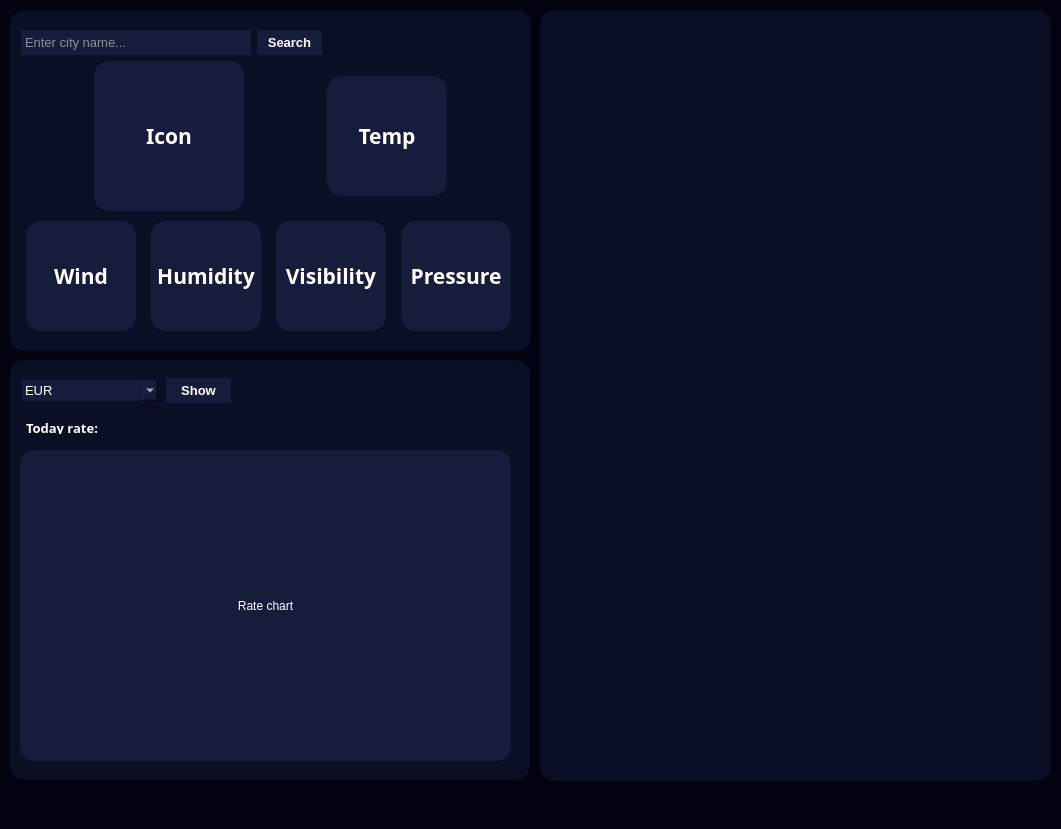
<?xml version="1.0" encoding="UTF-8"?>
<ui version="4.0">
 <class>MainWindow</class>
 <widget class="QMainWindow" name="MainWindow">
  <property name="geometry">
   <rect>
    <x>0</x>
    <y>0</y>
    <width>1061</width>
    <height>829</height>
   </rect>
  </property>
  <property name="windowTitle">
   <string>MainWindow</string>
  </property>
  <property name="styleSheet">
   <string notr="true">background-color: #010311;</string>
  </property>
  <widget class="QWidget" name="centralwidget">
   <widget class="QFrame" name="weatherFrame">
    <property name="geometry">
     <rect>
      <x>10</x>
      <y>10</y>
      <width>521</width>
      <height>341</height>
     </rect>
    </property>
    <property name="layoutDirection">
     <enum>Qt::LeftToRight</enum>
    </property>
    <property name="styleSheet">
     <string notr="true">border: 2px solid #0A0F26;
border-radius: 15px;
background-color: #0A0F26;</string>
    </property>
    <property name="frameShape">
     <enum>QFrame::StyledPanel</enum>
    </property>
    <property name="frameShadow">
     <enum>QFrame::Raised</enum>
    </property>
    <layout class="QVBoxLayout" name="verticalLayout">
     <item>
      <layout class="QVBoxLayout" name="weather">
       <item>
        <layout class="QHBoxLayout" name="horizontalLayout">
         <item>
          <widget class="QLineEdit" name="weatherSearchBar">
           <property name="minimumSize">
            <size>
             <width>230</width>
             <height>25</height>
            </size>
           </property>
           <property name="maximumSize">
            <size>
             <width>230</width>
             <height>25</height>
            </size>
           </property>
           <property name="font">
            <font>
             <family>Arial</family>
             <pointsize>10</pointsize>
            </font>
           </property>
           <property name="styleSheet">
            <string notr="true">background-color:#181C3B;
color: white;
border: 2px solid #181C3B;
border-radius: 15px;</string>
           </property>
           <property name="placeholderText">
            <string>Enter city name...</string>
           </property>
           <property name="clearButtonEnabled">
            <bool>true</bool>
           </property>
          </widget>
         </item>
         <item>
          <widget class="QPushButton" name="weatherSearchBtn">
           <property name="minimumSize">
            <size>
             <width>65</width>
             <height>25</height>
            </size>
           </property>
           <property name="maximumSize">
            <size>
             <width>65</width>
             <height>25</height>
            </size>
           </property>
           <property name="font">
            <font>
             <family>Arial</family>
             <pointsize>10</pointsize>
             <weight>75</weight>
             <bold>true</bold>
            </font>
           </property>
           <property name="styleSheet">
            <string notr="true">background-color:#181C3B;
color: white;
border: 2px solid #181C3B;
border-radius: 15px;</string>
           </property>
           <property name="text">
            <string>Search</string>
           </property>
          </widget>
         </item>
         <item>
          <spacer name="horizontalSpacer">
           <property name="orientation">
            <enum>Qt::Horizontal</enum>
           </property>
           <property name="sizeHint" stdset="0">
            <size>
             <width>40</width>
             <height>20</height>
            </size>
           </property>
          </spacer>
         </item>
        </layout>
       </item>
       <item>
        <layout class="QVBoxLayout" name="weatherToday_2">
         <property name="spacing">
          <number>10</number>
         </property>
         <item>
          <layout class="QHBoxLayout" name="weatherToday">
           <item>
            <widget class="QLabel" name="weatherTodayIcon">
             <property name="minimumSize">
              <size>
               <width>150</width>
               <height>150</height>
              </size>
             </property>
             <property name="maximumSize">
              <size>
               <width>150</width>
               <height>150</height>
              </size>
             </property>
             <property name="font">
              <font>
               <family>Arial Black</family>
               <pointsize>16</pointsize>
               <weight>75</weight>
               <bold>true</bold>
              </font>
             </property>
             <property name="styleSheet">
              <string notr="true">background-color:#181C3B;
color: white;
border: 2px solid #181C3B;
border-radius: 15px;</string>
             </property>
             <property name="text">
              <string>Icon</string>
             </property>
             <property name="alignment">
              <set>Qt::AlignCenter</set>
             </property>
            </widget>
           </item>
           <item>
            <widget class="QLabel" name="weatherTodayTemp">
             <property name="minimumSize">
              <size>
               <width>120</width>
               <height>120</height>
              </size>
             </property>
             <property name="maximumSize">
              <size>
               <width>120</width>
               <height>120</height>
              </size>
             </property>
             <property name="font">
              <font>
               <family>Arial Black</family>
               <pointsize>16</pointsize>
               <weight>75</weight>
               <bold>true</bold>
              </font>
             </property>
             <property name="styleSheet">
              <string notr="true">background-color:#181C3B;
color: white;
border: 2px solid #181C3B;
border-radius: 15px;</string>
             </property>
             <property name="text">
              <string>Temp</string>
             </property>
             <property name="alignment">
              <set>Qt::AlignCenter</set>
             </property>
            </widget>
           </item>
          </layout>
         </item>
         <item>
          <layout class="QGridLayout" name="todayWeatherInfo" rowstretch="0">
           <property name="spacing">
            <number>10</number>
           </property>
           <item row="0" column="2">
            <widget class="QLabel" name="weatherTodayVisibility">
             <property name="minimumSize">
              <size>
               <width>110</width>
               <height>110</height>
              </size>
             </property>
             <property name="maximumSize">
              <size>
               <width>110</width>
               <height>110</height>
              </size>
             </property>
             <property name="font">
              <font>
               <family>Arial Black</family>
               <pointsize>16</pointsize>
               <weight>75</weight>
               <bold>true</bold>
              </font>
             </property>
             <property name="styleSheet">
              <string notr="true">background-color:#181C3B;
color: white;
border: 2px solid #181C3B;
border-radius: 15px;</string>
             </property>
             <property name="text">
              <string>Visibility</string>
             </property>
             <property name="alignment">
              <set>Qt::AlignCenter</set>
             </property>
            </widget>
           </item>
           <item row="0" column="0">
            <widget class="QLabel" name="weatherTodayWind">
             <property name="minimumSize">
              <size>
               <width>110</width>
               <height>110</height>
              </size>
             </property>
             <property name="maximumSize">
              <size>
               <width>110</width>
               <height>110</height>
              </size>
             </property>
             <property name="font">
              <font>
               <family>Arial Black</family>
               <pointsize>16</pointsize>
               <weight>75</weight>
               <bold>true</bold>
              </font>
             </property>
             <property name="styleSheet">
              <string notr="true">background-color:#181C3B;
color: white;
border: 2px solid #181C3B;
border-radius: 15px;</string>
             </property>
             <property name="text">
              <string>Wind</string>
             </property>
             <property name="alignment">
              <set>Qt::AlignCenter</set>
             </property>
            </widget>
           </item>
           <item row="0" column="1">
            <widget class="QLabel" name="weatherTodayHumidity">
             <property name="minimumSize">
              <size>
               <width>110</width>
               <height>110</height>
              </size>
             </property>
             <property name="maximumSize">
              <size>
               <width>110</width>
               <height>110</height>
              </size>
             </property>
             <property name="font">
              <font>
               <family>Arial Black</family>
               <pointsize>16</pointsize>
               <weight>75</weight>
               <bold>true</bold>
              </font>
             </property>
             <property name="styleSheet">
              <string notr="true">background-color:#181C3B;
color: white;
border: 2px solid #181C3B;
border-radius: 15px;</string>
             </property>
             <property name="text">
              <string>Humidity</string>
             </property>
             <property name="alignment">
              <set>Qt::AlignCenter</set>
             </property>
            </widget>
           </item>
           <item row="0" column="3">
            <widget class="QLabel" name="weatherTodayPressure">
             <property name="minimumSize">
              <size>
               <width>110</width>
               <height>110</height>
              </size>
             </property>
             <property name="maximumSize">
              <size>
               <width>110</width>
               <height>110</height>
              </size>
             </property>
             <property name="font">
              <font>
               <family>Arial Black</family>
               <pointsize>16</pointsize>
               <weight>75</weight>
               <bold>true</bold>
              </font>
             </property>
             <property name="styleSheet">
              <string notr="true">background-color:#181C3B;
color: white;
border: 2px solid #181C3B;
border-radius: 15px;</string>
             </property>
             <property name="text">
              <string>Pressure</string>
             </property>
             <property name="alignment">
              <set>Qt::AlignCenter</set>
             </property>
            </widget>
           </item>
          </layout>
         </item>
        </layout>
       </item>
      </layout>
     </item>
    </layout>
   </widget>
   <widget class="QListView" name="newsFrame">
    <property name="geometry">
     <rect>
      <x>540</x>
      <y>10</y>
      <width>511</width>
      <height>771</height>
     </rect>
    </property>
    <property name="styleSheet">
     <string notr="true">border: 2px solid #0A0F26;
border-radius: 15px;
background-color: #0A0F26;</string>
    </property>
   </widget>
   <widget class="QFrame" name="frame">
    <property name="geometry">
     <rect>
      <x>10</x>
      <y>360</y>
      <width>520</width>
      <height>420</height>
     </rect>
    </property>
    <property name="styleSheet">
     <string notr="true">border: 2px solid #0A0F26;
border-radius: 15px;
background-color: #0A0F26;</string>
    </property>
    <property name="frameShape">
     <enum>QFrame::StyledPanel</enum>
    </property>
    <property name="frameShadow">
     <enum>QFrame::Raised</enum>
    </property>
    <widget class="QLabel" name="exchangeToday">
     <property name="geometry">
      <rect>
       <x>10</x>
       <y>60</y>
       <width>311</width>
       <height>16</height>
      </rect>
     </property>
     <property name="font">
      <font>
       <family>Arial Black</family>
       <pointsize>10</pointsize>
       <weight>75</weight>
       <bold>true</bold>
      </font>
     </property>
     <property name="styleSheet">
      <string notr="true">color: white;
background-color: #0A0F26;
</string>
     </property>
     <property name="text">
      <string>Today rate:</string>
     </property>
    </widget>
    <widget class="QLabel" name="exchangeCurrChartExch">
     <property name="geometry">
      <rect>
       <x>10</x>
       <y>90</y>
       <width>491</width>
       <height>311</height>
      </rect>
     </property>
     <property name="styleSheet">
      <string notr="true">background-color:#181C3B;
color: white;
border: 2px solid #181C3B;
border-radius: 15px;</string>
     </property>
     <property name="frameShadow">
      <enum>QFrame::Plain</enum>
     </property>
     <property name="text">
      <string>Rate chart</string>
     </property>
     <property name="alignment">
      <set>Qt::AlignCenter</set>
     </property>
    </widget>
    <widget class="QWidget" name="horizontalLayoutWidget_3">
     <property name="geometry">
      <rect>
       <x>10</x>
       <y>10</y>
       <width>313</width>
       <height>41</height>
      </rect>
     </property>
     <layout class="QHBoxLayout" name="horizontalLayout_3">
      <item>
       <widget class="QComboBox" name="exchangeSelectCurr">
        <property name="minimumSize">
         <size>
          <width>140</width>
          <height>25</height>
         </size>
        </property>
        <property name="maximumSize">
         <size>
          <width>140</width>
          <height>25</height>
         </size>
        </property>
        <property name="font">
         <font>
          <family>Arial</family>
          <pointsize>10</pointsize>
         </font>
        </property>
        <property name="styleSheet">
         <string notr="true">QComboBox {
    color: white;                /* Kolor tekstu wyświetlanego w polu */
    background-color: #181C3B;
}

QComboBox QListView {
    background-color: #181C3B;   /* Tło rozwijanej listy */
    color: white;              /* Kolor tekstu dla wszystkich elementów */
    selection-background-color: #cce5ff;
    selection-color: black;     /* Kolor zaznaczonego elementu */
}
</string>
        </property>
        <item>
         <property name="text">
          <string>EUR</string>
         </property>
        </item>
        <item>
         <property name="text">
          <string>USD</string>
         </property>
        </item>
        <item>
         <property name="text">
          <string>GBP</string>
         </property>
        </item>
        <item>
         <property name="text">
          <string>AUD</string>
         </property>
        </item>
        <item>
         <property name="text">
          <string>JPY</string>
         </property>
        </item>
       </widget>
      </item>
      <item>
       <widget class="QPushButton" name="exchangeShowBtn">
        <property name="minimumSize">
         <size>
          <width>65</width>
          <height>25</height>
         </size>
        </property>
        <property name="maximumSize">
         <size>
          <width>65</width>
          <height>25</height>
         </size>
        </property>
        <property name="font">
         <font>
          <family>Arial</family>
          <pointsize>10</pointsize>
          <weight>75</weight>
          <bold>true</bold>
         </font>
        </property>
        <property name="styleSheet">
         <string notr="true">background-color:#181C3B;
color: white;
border: 2px solid #181C3B;
border-radius: 15px;</string>
        </property>
        <property name="text">
         <string>Show</string>
        </property>
       </widget>
      </item>
      <item>
       <spacer name="horizontalSpacer_2">
        <property name="orientation">
         <enum>Qt::Horizontal</enum>
        </property>
        <property name="sizeHint" stdset="0">
         <size>
          <width>40</width>
          <height>20</height>
         </size>
        </property>
       </spacer>
      </item>
     </layout>
    </widget>
   </widget>
  </widget>
  <widget class="QMenuBar" name="menubar">
   <property name="geometry">
    <rect>
     <x>0</x>
     <y>0</y>
     <width>1061</width>
     <height>21</height>
    </rect>
   </property>
  </widget>
  <widget class="QStatusBar" name="statusbar"/>
 </widget>
 <resources/>
 <connections/>
</ui>
